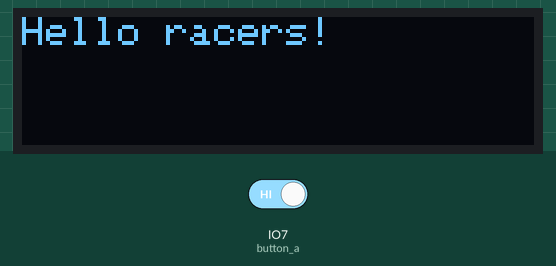
This program was run on a simulated ESP32 board running CircuitPython. On the bench: 128×32 one-colour display. The test bench sets the inputs (shaded band); at power-on: IO7 (button_a) HIGH. The interpreter's speed is modelled, so counts of loop turns are approximate; what the program prints to the serial console is not drawn.

Above: at 0.1 s.
At 3.3 s:
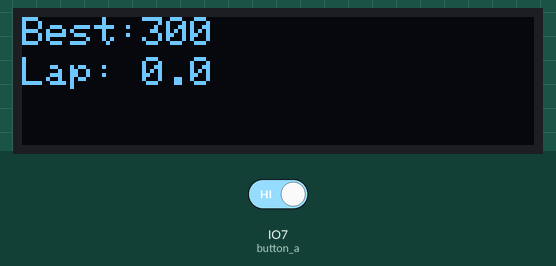
3.4 s: IO7 (button_a) driven LOW
At 13.0 s:
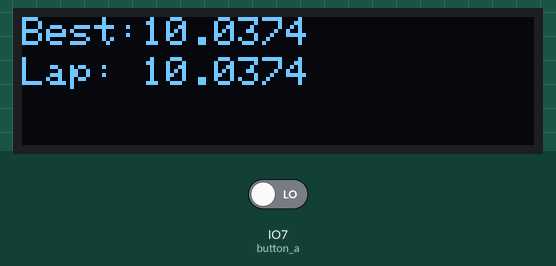
Timing chart, 0 to 14.5 s (numbered marks = the images above; inputs shaded):
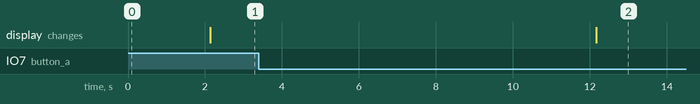

Measured:
- after the input at 3.4 s, the display: changes after 8.8 s (image 2)

The program:

oled_lap_counter_mini_esp32_c3.py
```python
import busio
import displayio
import terminalio
import fourwire
import board
from adafruit_display_text import label
import digitalio
import time
import busio

# Import the SSD1306 module.
import adafruit_ssd1306

button_a = digitalio.DigitalInOut(board.IO7)
button_a.direction = digitalio.Direction.INPUT
button_a.pull = digitalio.Pull.UP

slot_sensor = digitalio.DigitalInOut(board.IO5)
slot_sensor.direction = digitalio.Direction.INPUT
slot_sensor.pull = digitalio.Pull.DOWN

def scanI2C():
    i2c = busio.I2C(board.IO20, board.IO21)
    i2c.try_lock()
    print(i2c.scan())
    i2c.unlock()
    i2c.deinit()

scanI2C()

SDA_pin = board.IO20
#SDA_pin.pull = digitalio.Pull.UP
SCL_pin = board.IO21
#SCL_pin.pull = digitalio.Pull.UP
# Create the I2C interface.
i2c = busio.I2C(SDA_pin, SCL_pin)

# Create the SSD1306 OLED class.
display = adafruit_ssd1306.SSD1306_I2C(128, 32, i2c, addr=60)
# Alternatively you can change the I2C address of the device with an addr parameter:
#display = adafruit_ssd1306.SSD1306_I2C(128, 32, i2c, addr=0x31)


display.fill(0)
display.text('Hello', 0, 0, 1)
display.text('World', 0, 10, 1)
display.show()

def poll_slot_sensor_until(timeout) -> bool:
    current_time_f = time.monotonic
    timeout_time = current_time_f() + timeout
    counter = 0
    while current_time_f() < timeout_time:
        counter+=1
        if slot_sensor.value:
            return True
    return False

display.fill(0)
display.text("Hello racers!", 0, 0, 1)
display.show()
time.sleep(2)

display.fill(0)
display.show()

start_time = time.monotonic()
last_pressed_time = start_time
last_lap_duration = last_pressed_time - start_time
best_lap_duration = 300
previous_lap_duration = last_lap_duration
buttonPressed = False

def show_lap_time():
    display.fill(0)
    timeStr = f"Lap: {last_lap_duration}"
    display.text(timeStr, 0, 10, 1)

    timeStr = f"Best:{best_lap_duration}"
    display.text(timeStr, 0, 0, 1)
    display.show()


show_lap_time()

while True:
    button_click = False

    if not button_a.value:  # Button A is pressed
        if not buttonPressed:
            buttonPressed = True
            button_click = True
    else:
        buttonPressed = False

    if poll_slot_sensor_until(5) or button_click:
        print("Object detected! 🚀")  # Fast response when object blocks sensor
        buttonPressed = True
        previous_lap_duration = last_lap_duration
        last_lap_duration = time.monotonic() - last_pressed_time
        last_pressed_time = time.monotonic()
        if(last_lap_duration < best_lap_duration):
            best_lap_duration = last_lap_duration
        show_lap_time()
```
